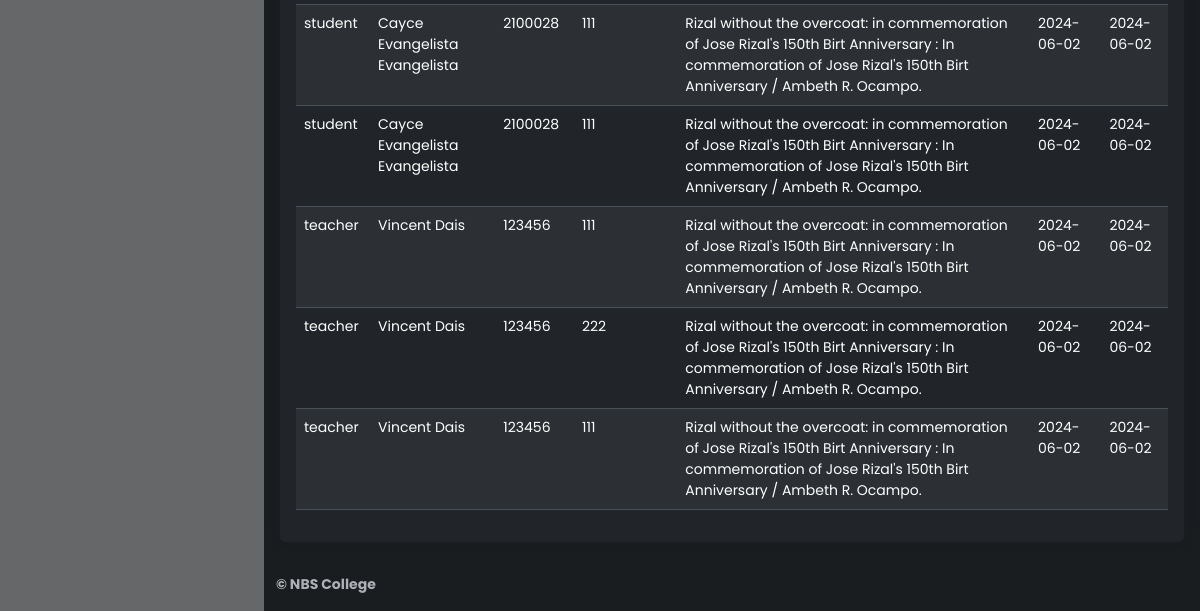
Before: /Source/librarian/generate-report-borrowed.php (signed in, lower part) with the older database file.
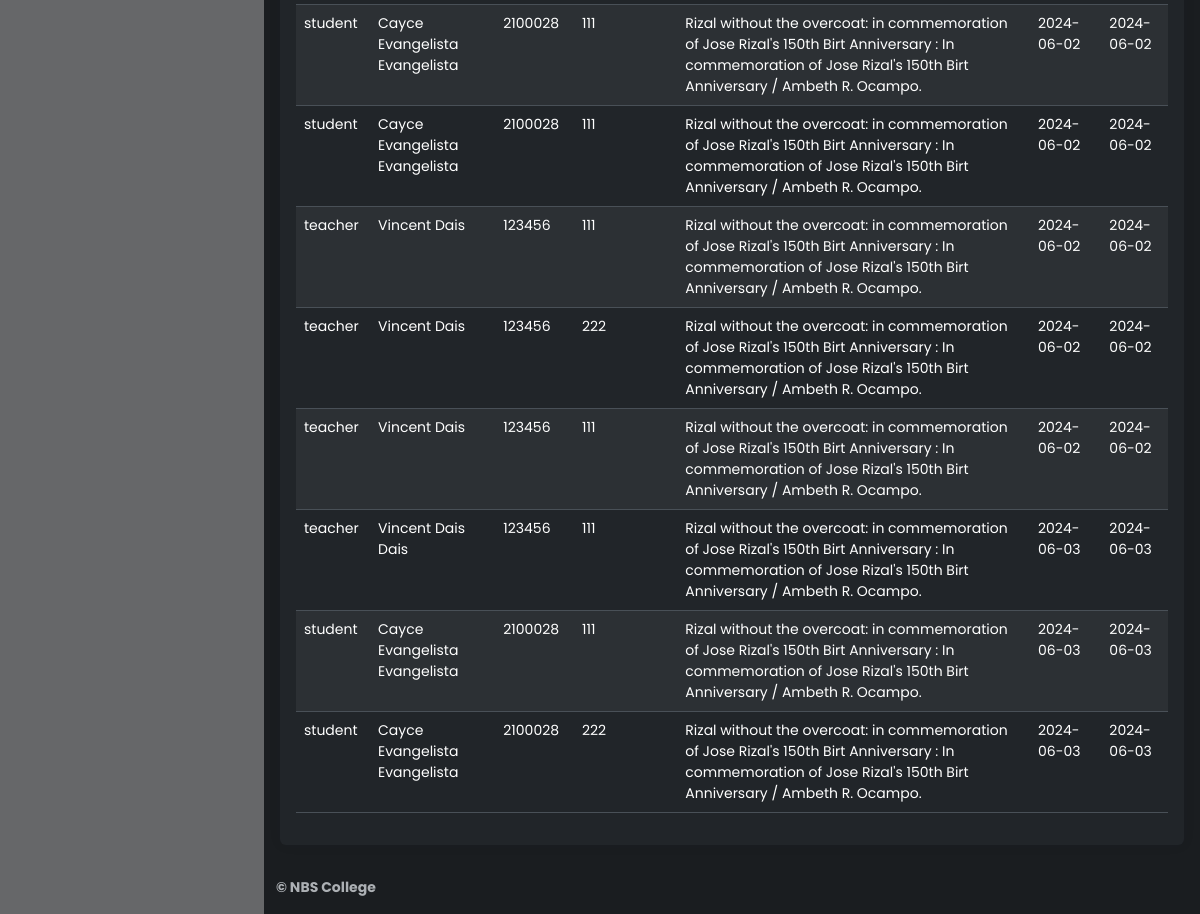
After: the same page with the newer database file.
### tables this page shows
CREATE TABLE `issue_book_archive` (
  `id` bigint(20) NOT NULL,
  `utype` varchar(10) NOT NULL,
  `student_number` varchar(20) NOT NULL,
  `name` varchar(100) NOT NULL,
  `last_name` varchar(50) NOT NULL,
  `middle_name` varchar(50) NOT NULL,
  `dept` varchar(10) NOT NULL,
  `phone` varchar(20) NOT NULL,
  `email` varchar(100) NOT NULL,
  `booksname` varchar(5000) NOT NULL,
  `accession_number` varchar(5000) NOT NULL,
  `booksissuedate` varchar(10) NOT NULL,
  `booksreturndate` varchar(10) NOT NULL,
  `username` varchar(20) NOT NULL
);

### Source/librarian/generate-report-borrowed.php (the view, shortened to what this page needs)
        <?php
    include 'inc/header.php';
    include 'inc/connection.php';
  if (isset($_POST['start_date']) && isset($_POST['end_date'])) {
    $start_date = mysqli_real_escape_string($link, $_POST['start_date']);
    $end_date = mysqli_real_escape_string($link, $_POST['end_date']);
    $query = "SELECT * FROM issue_book_archive WHERE booksissuedate BETWEEN '$start_date' AND '$end_date'";
    $filename = "return-books($start_date - $end_date)";
} else {
    $query = "SELECT * FROM issue_book_archive";
}
$res = mysqli_query($link, $query);
 ?>
    <main class="content px-3 py-2">
            <br>
            <div class="card border-0">
                        <div class="card-body">
                        <table class="table table-hover text-left table-striped" id="dtBasicExample">
<tbody>
    <?php
        while ($row=mysqli_fetch_array($res)) {
            echo "<tr>";
            echo "<td>"; echo $row["utype"]; echo "</td>";
            echo "<td>"; echo $row["name"]; echo " "; echo $row["last_name"]; echo "</td>";
            echo "<td>"; echo $row["student_number"]; echo "</td>";
            echo "<td>"; echo $row["accession_number"]; echo "</td>";
            echo "<td>"; echo $row["booksname"]; echo "</td>";
            echo "<td>"; echo $row["booksissuedate"]; echo "</td>";
            echo "<td>"; echo $row["booksreturndate"]; echo "</td>";
            echo "</tr>";
        }
    ?>
</tbody>
</table>
</div>
</div>
</main>
<?php
    include 'inc/footer.php';
?>

Changed rows visible on the page:
added issue_book_archive: utype "teacher", name "Vincent Dais", last_name "Dais", student_number "123456", accession_number "111", booksname "Rizal without the overcoat: in commemoration of Jose Rizal's 150th Birt Anniversary : In commemoration of Jose Rizal's 150th Birt Anniversary / Ambeth R. Ocampo.", booksissuedate "2024-06-03", booksreturndate "2024-06-03"
added issue_book_archive: utype "student", name "Cayce Evangelista", last_name "Evangelista", student_number "2100028", accession_number "111", booksname "Rizal without the overcoat: in commemoration of Jose Rizal's 150th Birt Anniversary : In commemoration of Jose Rizal's 150th Birt Anniversary / Ambeth R. Ocampo.", booksissuedate "2024-06-03", booksreturndate "2024-06-03"
added issue_book_archive: utype "student", name "Cayce Evangelista", last_name "Evangelista", student_number "2100028", accession_number "222", booksname "Rizal without the overcoat: in commemoration of Jose Rizal's 150th Birt Anniversary : In commemoration of Jose Rizal's 150th Birt Anniversary / Ambeth R. Ocampo.", booksissuedate "2024-06-03", booksreturndate "2024-06-03"
